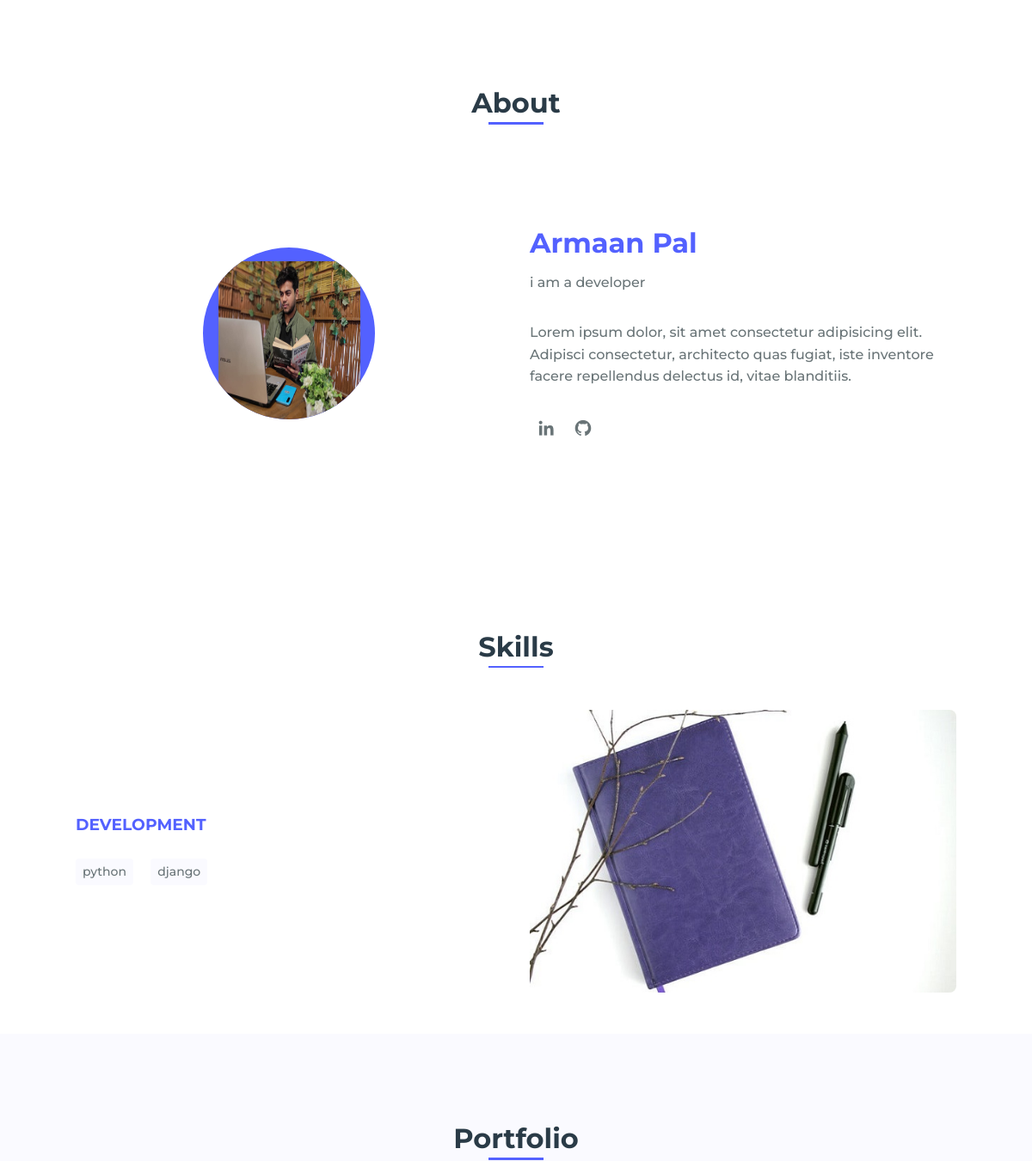
The app's page / (middle part), older data.
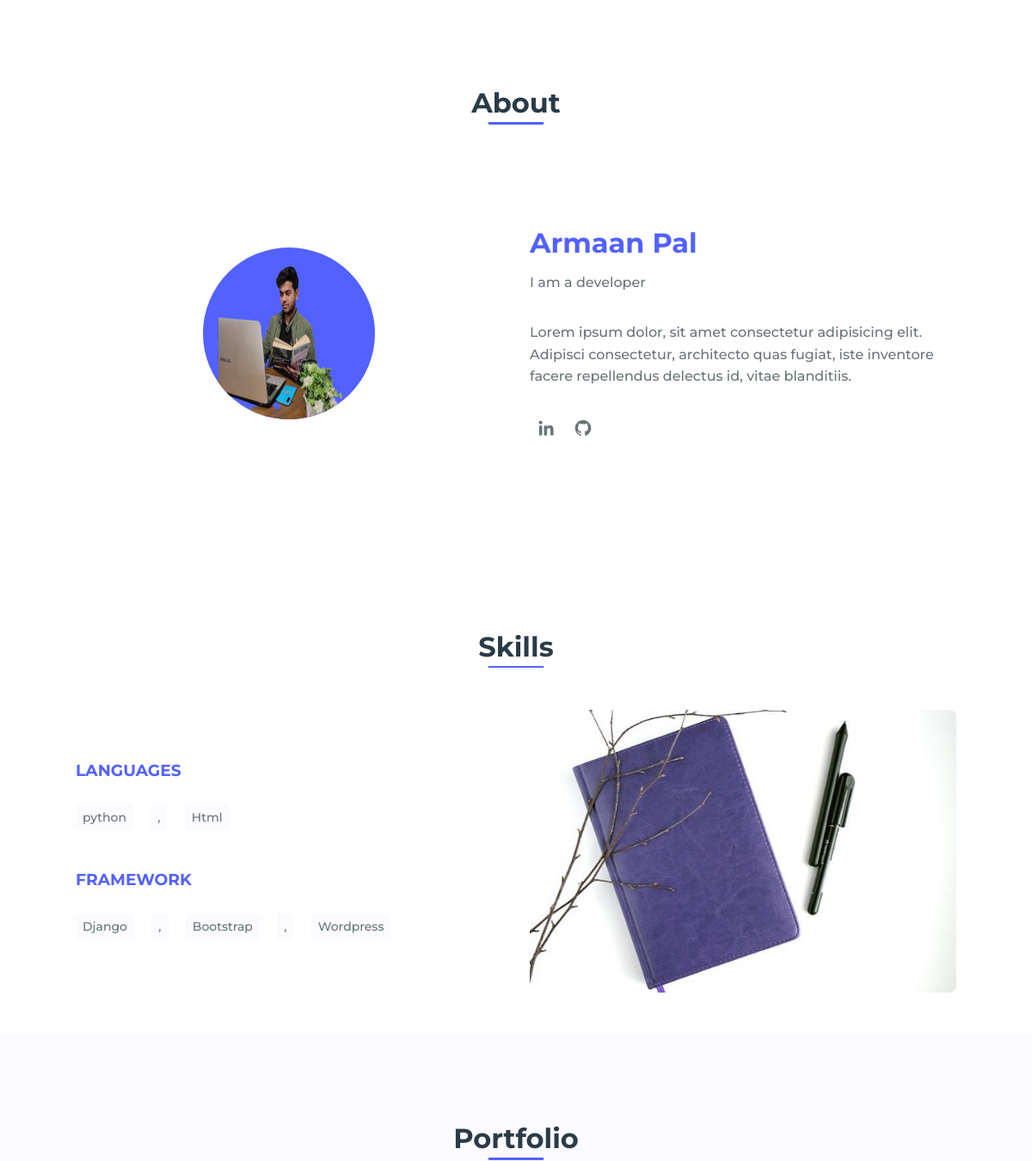
The same page, newer data.
### armaan/models.py (models this page shows, shortened)
class About(models.Model):
    heading = models.CharField(max_length=50)
    carrer= models.CharField(max_length=50)
    descriotion= models.TextField(blank=False)
    profile_img = models.ImageField(upload_to='profile/')
    updated = models.DateTimeField(auto_now=True)

class category(models.Model):
    name = models.CharField(max_length=20)
    updated = models.DateTimeField(auto_now=True)
    class Meta:
        verbose_name = 'skills'
        verbose_name_plural = 'skills'

class Skills(models.Model):
    category = models.ForeignKey(category,on_delete=models.CASCADE)
    skill_name = models.CharField(max_length=20)

### armaan/views.py (the view)
# urls.py: path('', views.index, name='index'),
def index (request):
    home = Home.objects.latest('updated')
    about = About.objects.latest('updated')
    Profiles =profile.objects.filter(about=about)
    categories = category.objects.all()
    portfolios = Portfolio.objects.all()
    context ={
        'home' : home,
        'about' : about,
        'profiles' : Profiles,
        'categories' : categories,
        'portfolios' : portfolios
    }
    return render(request, 'index.html', context)

### armaan/templates/index.html (shortened to what this page needs)
{% load static %}
<!DOCTYPE html>
<html lang="en">
<head>
    <link rel="stylesheet" href={% static 'assets/css/styles.css' %}>
    <link href='https://cdn.jsdelivr.net/npm/boxicons@2.0.5/css/boxicons.min.css' rel='stylesheet'>
</head>
<body>
    <main class="l-main">
        <section class="about section" id="about">
            <h2 class="section-title">About</h2>
            <div class="about__container bd-grid">
                <div class="about__img">
                    <img src={{about.profile_img.url}} alt="">
                </div>
                <div>
                    <h2 class="about__subtitle">{{about.heading}}</h2>
                    <span class="about__profession">{{about.carrer}}</span>
                    <p class="about__text">{{about.descriotion}}</p>
                    <div class="about__social">
                        <a href="linkedin.com/in/armaan-pal" class="about__social-icon"><i
                                class='bx bxl-linkedin'></i></a>
                        <a href="https://github.com/Armaan-pal" class="about__social-icon"><i
                                class='bx bxl-github'></i></a>
                    </div>
                </div>
            </div>
        </section>
        <section class="skills section" id="skills">
            <h2 class="section-title">Skills</h2>
            <div class="skills__container bd-grid">
                <div class="skills__box">
                    <div class="skills_box">
                        {%for category in categories %}
                        <h3 class="skills__subtitle">{{category.name}}</h3>
                        {%for skills in category.skills_set.all%}
                        <span class="skills__name">{{skills.skill_name}}</span>
                        {%endfor%}
                        {%endfor%}
                    </div>
                </div>
                <div class="skills__img">
                    <img src="{% static 'assets/img/skill.jpg' %}" alt="">
                </div>
            </div>
        </section>
        <section class="portfolio section" id="portfolio">
            <h2 class="section-title">Portfolio</h2>
        </section>
    </main>
</body>
</html>

### static/assets/css/styles.css (style rules this page uses)
:root { --header-height: 3rem; --font-medium: 500; }
:root { --first-color: #5361FF; --white-color: #FAFAFF; --dark-color: #2A3B47; --text-color: #697477; }
:root { --body-font: 'Montserrat', sans-serif; --big-font-size: 6.25rem; --h2-font-size: 1.25rem; --normal-font-size: .938rem; --small-font-size: .813rem; }
@media screen and (min-width: 768px) { :root { --big-font-size: 10.5rem; --h2-font-size: 2rem; --normal-font-size: 1rem; --small-font-size: .875rem; } }
:root { --mb-1: .5rem; --mb-2: 1rem; --mb-3: 1.5rem; --mb-4: 2rem; }
:root { --z-fixed: 100; }
*,::before,::after { box-sizing: border-box; }
html { scroll-behavior: smooth; }
body { margin: var(--header-height) 0 0 0; font-family: var(--body-font); font-size: var(--normal-font-size); font-weight: var(--font-medium); color: var(--text-color); line-height: 1.6; }
h1,h2,p { margin: 0; }
a { text-decoration: none; color: var(--text-color); }
img { max-width: 100%; height: auto; display: block; }
.section { padding: 3rem 0; }
.section-title { position: relative; font-size: var(--h2-font-size); color: var(--dark-color); margin: var(--mb-4) 0; text-align: center; }
.section-title::after { position: absolute; content: ""; width: 32px; height: .18rem; left: 0; right: 0; margin: auto; top: 2rem; background-color: var(--first-color); }
.bd-grid { max-width: 1024px; display: grid; grid-template-columns: 100%; grid-column-gap: 2rem; width: calc(100% - 2rem); margin-left: var(--mb-2); margin-right: var(--mb-2); }
.about__container { justify-items: center; row-gap: 2rem; text-align: center; }
.about__img { display: flex; justify-content: center; padding-top: 1rem; width: 120px; height: 120px; background-color: var(--first-color); border-radius: 50%; overflow: hidden; }
.about__img img { width: 100px; }
.about__subtitle { font-size: var(--h2-font-size); color: var(--first-color); margin-bottom: var(--mb-1); }
.about__text { margin-bottom: var(--mb-4); }
.about__profession { display: block; margin-bottom: var(--mb-4); }
.about__social-icon { font-size: 1.4rem; margin: 0 var(--mb-1); }
.skills__container { row-gap: 2rem; }
.skills__subtitle { color: var(--first-color); margin-bottom: var(--mb-3); }
.skills__name { display: inline-block; font-size: var(--small-font-size); margin-right: var(--mb-2); margin-bottom: var(--mb-3); padding: .25rem .5rem; background-color: var(--white-color); border-radius: .25rem; }
.skills__img img { border-radius: .5rem; }
.portfolio { background-color: var(--white-color); }
@media screen and (min-width: 768px) { body { margin: 0; } }
@media screen and (min-width: 768px) { .section { padding-top: 4rem; } }
@media screen and (min-width: 768px) { .section-title { margin-bottom: 3rem; } }
@media screen and (min-width: 768px) { .section-title::after { width: 64px; top: 3rem; } }
@media screen and (min-width: 768px) { .about__container { grid-template-columns: repeat(2, 1fr); align-items: center; text-align: initial; padding: 4rem 0; } }
@media screen and (min-width: 768px) { .about__img { width: 200px; height: 200px; } }
@media screen and (min-width: 768px) { .about__img img { width: 165px; } }
@media screen and (min-width: 768px) { .skills__container { grid-template-columns: repeat(2, 1fr); align-items: center; } }
@media screen and (min-width: 1024px) { .bd-grid { margin-left: auto; margin-right: auto; } }

Row changes from the older to the newer data that the page shows:
removed category: name "DEVELOPMENT", Skills (skill_name "python"), Skills (skill_name "django")
changed About "Armaan Pal": profile_img: a different picture; carrer "i am a developer" → "I am a developer"
added category: name "LANGUAGES", Skills (skill_name "python"), Skills (skill_name ",")
added Skills: skill_name "Html", shown under category "LANGUAGES"
added category: name "FRAMEWORK"
added Skills: skill_name "Django", shown under "FRAMEWORK"
added Skills: skill_name ",", shown under "FRAMEWORK"
added Skills: skill_name "Bootstrap", shown under "FRAMEWORK"
added Skills: skill_name ",", shown under "FRAMEWORK"
added Skills: skill_name "Wordpress", shown under "FRAMEWORK"
